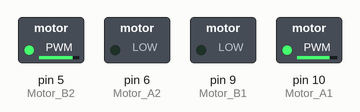
Simulated run of this sketch. Board: Arduino Uno, built with avr-gcc and run on an emulated ATmega328P. Shown: switched loads named in the sketch (green lamp = pin HIGH).

Above: at 0.1 s.
Timing chart, 0 to 1.6 s (numbered marks = the images above):
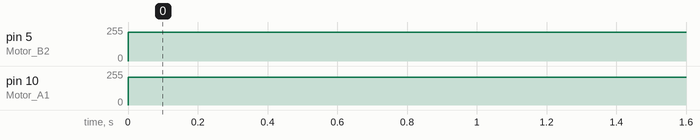

The sketch:

test-forward.ino
```cpp
int Motor_A1 = 10;   // Left wheel, goes forward
int Motor_A2 = 6;   // Left wheel, goes backward
int Motor_B1 = 9;   // Right wheel, goes backward
int Motor_B2 = 5;   // Right wheel, goes forward
//you need to connect R1 and R2 rotation sensor pins with digital io pins
void setup() {
  pinMode(Motor_A1, OUTPUT);
  pinMode(Motor_A2, OUTPUT);
  pinMode(Motor_B1, OUTPUT);
  pinMode(Motor_B2, OUTPUT);

}

void loop() {
  forward();
}

void forward() {
  analogWrite(Motor_A1, 208);
  analogWrite(Motor_A2, 0);
  analogWrite(Motor_B1, 0);
  analogWrite(Motor_B2, 214);
}
```

Measured:
- by itself, pin 5 (Motor_B2): 0/255 → 214/255 at 0.00 s
- by itself, pin 10 (Motor_A1): 0/255 → 208/255 at 0.00 s
